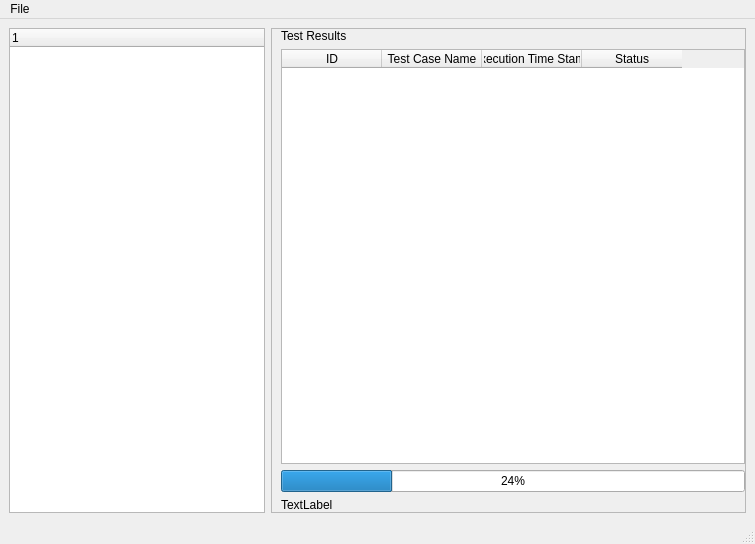
<?xml version="1.0" encoding="UTF-8"?>
<ui version="4.0">
 <class>main_window</class>
 <widget class="QMainWindow" name="main_window">
  <property name="geometry">
   <rect>
    <x>0</x>
    <y>0</y>
    <width>755</width>
    <height>544</height>
   </rect>
  </property>
  <property name="windowTitle">
   <string>MainWindow</string>
  </property>
  <widget class="QWidget" name="central_widget">
   <layout class="QHBoxLayout" name="horizontalLayout_2">
    <item>
     <widget class="QTreeWidget" name="test_project_tree">
      <property name="sizePolicy">
       <sizepolicy hsizetype="Fixed" vsizetype="Expanding">
        <horstretch>0</horstretch>
        <verstretch>0</verstretch>
       </sizepolicy>
      </property>
      <property name="contextMenuPolicy">
       <enum>Qt::CustomContextMenu</enum>
      </property>
      <property name="selectionMode">
       <enum>QAbstractItemView::ExtendedSelection</enum>
      </property>
      <property name="animated">
       <bool>true</bool>
      </property>
      <column>
       <property name="text">
        <string notr="true">1</string>
       </property>
      </column>
     </widget>
    </item>
    <item>
     <widget class="QFrame" name="frame">
      <property name="frameShape">
       <enum>QFrame::StyledPanel</enum>
      </property>
      <property name="frameShadow">
       <enum>QFrame::Raised</enum>
      </property>
      <layout class="QVBoxLayout" name="vertical_layout">
       <property name="leftMargin">
        <number>9</number>
       </property>
       <property name="topMargin">
        <number>0</number>
       </property>
       <property name="rightMargin">
        <number>0</number>
       </property>
       <property name="bottomMargin">
        <number>0</number>
       </property>
       <item>
        <widget class="QLabel" name="test_results_label">
         <property name="text">
          <string>Test Results</string>
         </property>
        </widget>
       </item>
       <item>
        <widget class="QTableWidget" name="result_table">
         <property name="autoFillBackground">
          <bool>false</bool>
         </property>
         <property name="editTriggers">
          <set>QAbstractItemView::NoEditTriggers</set>
         </property>
         <property name="dragDropOverwriteMode">
          <bool>false</bool>
         </property>
         <property name="alternatingRowColors">
          <bool>true</bool>
         </property>
         <property name="selectionMode">
          <enum>QAbstractItemView::ExtendedSelection</enum>
         </property>
         <property name="sortingEnabled">
          <bool>true</bool>
         </property>
         <property name="wordWrap">
          <bool>false</bool>
         </property>
         <attribute name="horizontalHeaderVisible">
          <bool>true</bool>
         </attribute>
         <attribute name="horizontalHeaderHighlightSections">
          <bool>true</bool>
         </attribute>
         <attribute name="horizontalHeaderShowSortIndicator" stdset="0">
          <bool>false</bool>
         </attribute>
         <attribute name="verticalHeaderVisible">
          <bool>true</bool>
         </attribute>
         <column>
          <property name="text">
           <string>ID</string>
          </property>
         </column>
         <column>
          <property name="text">
           <string>Test Case Name</string>
          </property>
         </column>
         <column>
          <property name="text">
           <string>Execution Time Stamp</string>
          </property>
         </column>
         <column>
          <property name="text">
           <string>Status</string>
          </property>
         </column>
        </widget>
       </item>
       <item>
        <widget class="QProgressBar" name="progress_bar">
         <property name="value">
          <number>24</number>
         </property>
        </widget>
       </item>
       <item>
        <widget class="QLabel" name="progress_label">
         <property name="text">
          <string>TextLabel</string>
         </property>
        </widget>
       </item>
      </layout>
     </widget>
    </item>
   </layout>
  </widget>
  <widget class="QMenuBar" name="menu_bar">
   <property name="geometry">
    <rect>
     <x>0</x>
     <y>0</y>
     <width>755</width>
     <height>21</height>
    </rect>
   </property>
   <widget class="QMenu" name="file_menu">
    <property name="title">
     <string>File</string>
    </property>
    <widget class="QMenu" name="new_menu">
     <property name="title">
      <string>New</string>
     </property>
     <addaction name="new_test_project_action"/>
     <addaction name="separator"/>
     <addaction name="new_test_case_action"/>
     <addaction name="new_connection_action"/>
    </widget>
    <addaction name="new_menu"/>
    <addaction name="separator"/>
    <addaction name="save_action"/>
    <addaction name="save_as_action"/>
    <addaction name="separator"/>
    <addaction name="exit_action"/>
   </widget>
   <addaction name="file_menu"/>
  </widget>
  <widget class="QStatusBar" name="status_bar"/>
  <action name="new_test_project_action">
   <property name="text">
    <string>Test Project</string>
   </property>
   <property name="shortcut">
    <string>Ctrl+N</string>
   </property>
  </action>
  <action name="new_test_case_action">
   <property name="text">
    <string>Test Case</string>
   </property>
   <property name="shortcut">
    <string>Ctrl+Shift+T</string>
   </property>
  </action>
  <action name="new_connection_action">
   <property name="text">
    <string>Connection</string>
   </property>
   <property name="shortcut">
    <string>Ctrl+Shift+C</string>
   </property>
  </action>
  <action name="save_action">
   <property name="text">
    <string>Save</string>
   </property>
   <property name="shortcut">
    <string>Ctrl+S</string>
   </property>
  </action>
  <action name="save_as_action">
   <property name="text">
    <string>Save As..</string>
   </property>
   <property name="shortcut">
    <string>Ctrl+Shift+S</string>
   </property>
  </action>
  <action name="exit_action">
   <property name="text">
    <string>Exit</string>
   </property>
   <property name="shortcut">
    <string>Ctrl+Q</string>
   </property>
  </action>
 </widget>
 <resources/>
 <connections/>
</ui>
